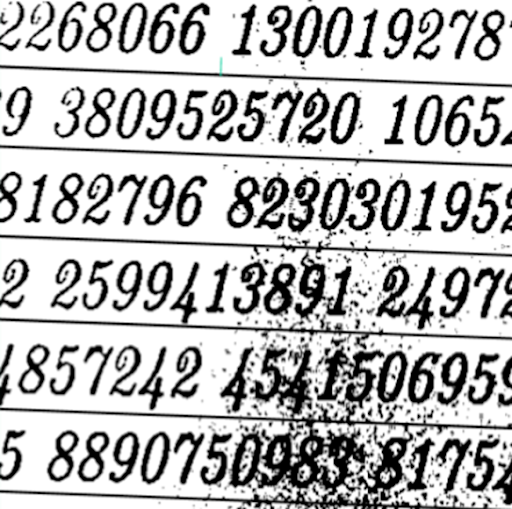
#> input picture 11302021-lab/img.png, 512 x 509 px
$ python 518H0003.py
#> lines starting #> are read from the running program, lines starting #| are printed output that depends on the picture; after the words box and inside, x2 and y2 are one past the last pixel; in counts of white or black regions, pixels touching at a corner belong together
"""
Name: 518H0003.py
Author: Quoc Cuong Nguyen
Contact: cuongbo2000@icloud.com
Time: 30/11/2021 15:46
Desc:
"""
import cv2

img = cv2.imread('img.png')
#> img is the input picture: shape (509, 512, 3); mean B, G, R 184.2, 184.2, 184.2

image = img.copy()
img_grey = cv2.cvtColor(image, cv2.COLOR_BGR2GRAY)
thresh = cv2.threshold(img_grey, 0, 255, cv2.THRESH_BINARY_INV + cv2.THRESH_OTSU)[1]
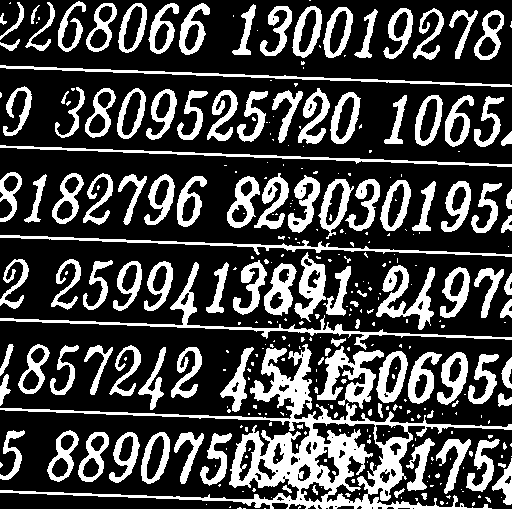
#> thresh: shape (509, 512); 28% white; 342 white regions (223 under 20 px), largest, box (x1, y1, x2, y2) and area: (0, 344, 512, 509) 12713, (0, 262, 512, 350) 2320, (317, 346, 384, 409) 1735

horizontal_kernel = cv2.getStructuringElement(cv2.MORPH_RECT, (25, 1))
detected_lines = cv2.morphologyEx(thresh, cv2.MORPH_OPEN, horizontal_kernel, iterations=2)
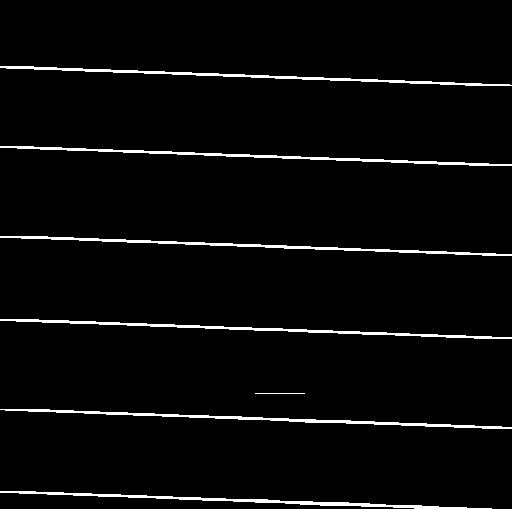
#> detected_lines: shape (509, 512); 3.3% white; 7 white regions

cnts = cv2.findContours(detected_lines, cv2.RETR_EXTERNAL, cv2.CHAIN_APPROX_SIMPLE)
#> cnts = 7 contours, 1 with area under 20; largest, box (x1, y1, x2, y2) and area: (0, 409, 512, 429) 934, (0, 319, 512, 339) 908, (0, 491, 492, 509) 890, (0, 236, 512, 256) 889, (0, 66, 512, 86) 888, (0, 146, 512, 166) 882
cnts = cnts[0] if len(cnts) == 2 else cnts[1]

for c in cnts:
    cv2.drawContours(image, [c], -1, (255, 255, 255), 2)
#> this loop made 7 passes
#> c on pass 3: [[255, 393], [304, 393]]
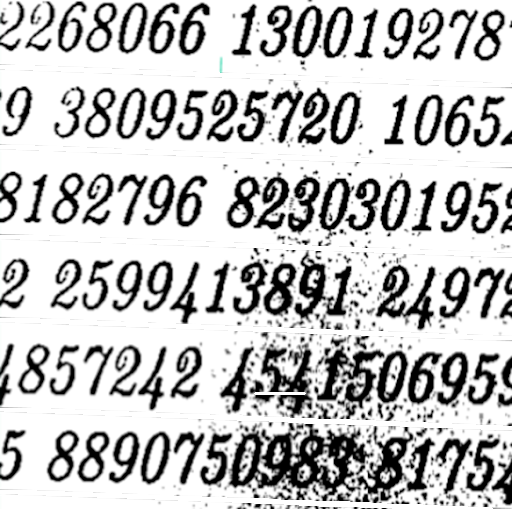
#> image: shape (509, 512, 3); 5.7% of pixels changed, all inside (x1, y1, x2, y2) = (0, 65, 512, 509)

img_grey = cv2.cvtColor(image, cv2.COLOR_BGR2GRAY)
ret1, th1 = cv2.threshold(img_grey, 0, 255, cv2.THRESH_BINARY_INV)
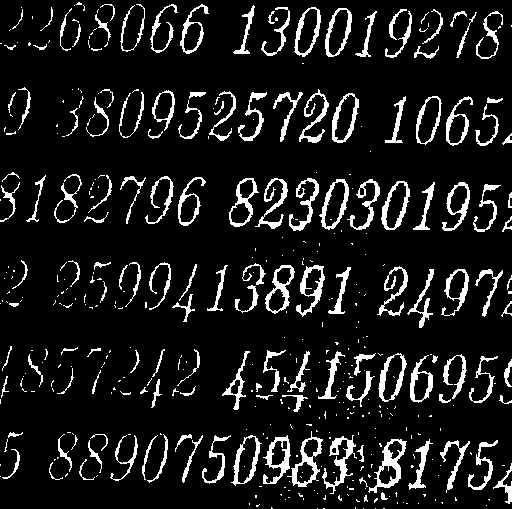
#> th1: shape (509, 512); 10.5% white; 440 white regions (296 under 20 px), largest, box (x1, y1, x2, y2) and area: (368, 439, 407, 493) 622, (322, 435, 357, 494) 573, (287, 431, 323, 487) 529

dilation = cv2.dilate(th1, cv2.getStructuringElement(cv2.MORPH_CROSS, (5, 5)), iterations=1)
#> dilation: shape (509, 512); 25.4% white; 243 white regions (87 under 20 px), largest, box (x1, y1, x2, y2) and area: (257, 428, 366, 496) 3494, (249, 348, 312, 414) 1588, (354, 437, 409, 505) 1509
opening = cv2.morphologyEx(dilation, cv2.MORPH_OPEN, cv2.getStructuringElement(cv2.MORPH_CROSS, (4, 4)))
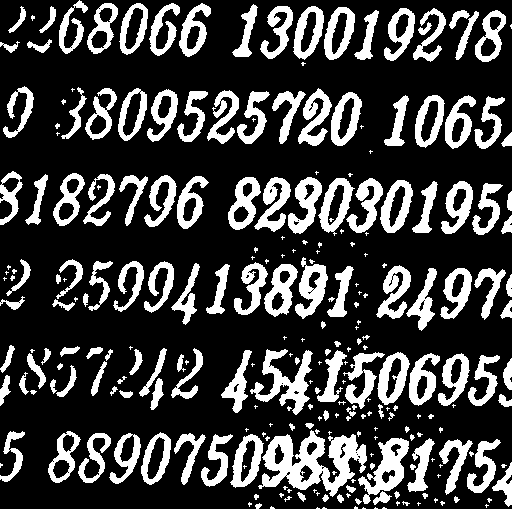
#> opening: shape (509, 512); 25.1% white; 263 white regions (115 under 20 px), largest, box (x1, y1, x2, y2) and area: (258, 430, 367, 497) 3478, (250, 349, 313, 415) 1547, (358, 438, 409, 504) 1350

closing = cv2.morphologyEx(opening, cv2.MORPH_CLOSE, cv2.getStructuringElement(cv2.MORPH_CROSS, (4, 4)))
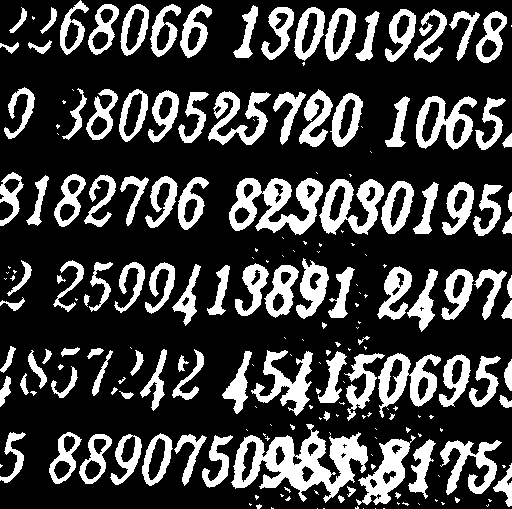
#> closing: shape (509, 512); 25% white; 212 white regions (97 under 20 px)

contours, hierarchy = cv2.findContours(image=closing, mode=cv2.RETR_TREE, method=cv2.CHAIN_APPROX_SIMPLE)
#> contours = 273 contours, 110 with area under 20; largest, box (x1, y1, x2, y2) and area: (231, 424, 368, 503) 4946, (229, 178, 323, 235) 2958, (378, 353, 441, 418) 2046, (319, 179, 384, 235) 2025, (416, 96, 477, 150) 1954

image_copy = img.copy()

output = []
for contour in contours:
    x, y, w, h = cv2.boundingRect(contour)
    area = cv2.contourArea(contour)
    if area > 100:
        output.append([str(x), str(y), str(w), str(h)])
        cv2.rectangle(image_copy, (x, y), (x + w, y + h), (0, 0, 255), 1)
#> this loop made 273 passes
#> (x, y, w, h, area) on passes 19, 25, 30: (338, 495, 7, 8, 23.5), (347, 486, 9, 11, 31), (493, 463, 19, 44, 273)
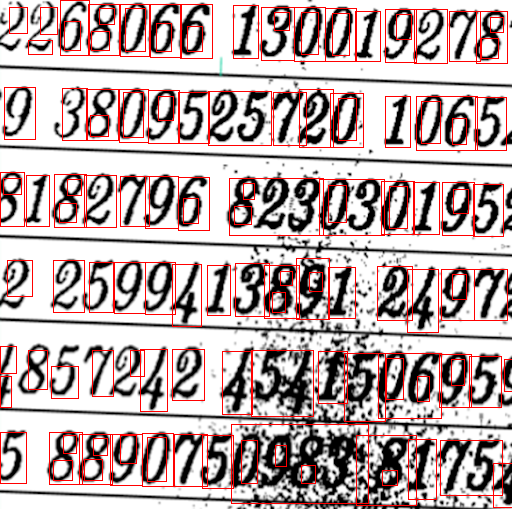
#> image_copy: shape (509, 512, 3); 6.78% of pixels changed, all inside (x1, y1, x2, y2) = (0, 0, 512, 508)
#> after the loop, output = 130 items, first 6: ['493', '463', '19', '44'], ['440', '440', '62', '55'], ['408', '439', '28', '60'], ['356', '435', '60', '70'], ['382', '470', '15', '15'], ['202', '435', '31', '53']

cv2.imwrite('output.jpg', image_copy)

with open('output.txt', 'w') as txt_file:
    for line in output:
        tmp = ' '.join(line)
        txt_file.write(str(tmp) + '\n')
#> this loop made 130 passes
#> line on passes 1 to 12: ['493', '463', '19', '44'], ['440', '440', '62', '55'], ['408', '439', '28', '60'], ['356', '435', '60', '70'], ['382', '470', '15', '15'], ['202', '435', '31', '53'], ['174', '434', '33', '52'], ['110', '434', '32', '51'], ['120', '435', '16', '28'], ['79', '434', '33', '50'], ['84', '459', '18', '21'], ['93', '438', '14', '17']
